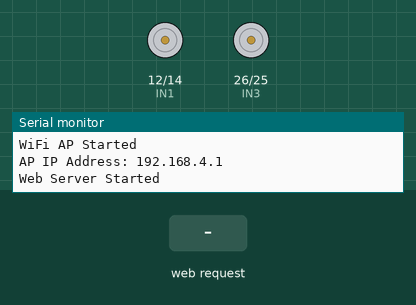
Simulated run of this sketch. Board: ESP32. Shown: motor-driver pin pairs drawn as motors (green arrow = first pin HIGH = forward, orange = second pin HIGH = backward, longer = more drive, scaled by the enable pin), the last lines printed to the serial monitor. The inputs (shaded band) are chosen by the test bench.

Above: at 1.2 s.
1.3 s: HTTP request GET /?State=F received
At 3.2 s:
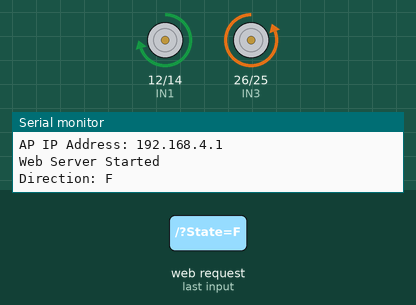
3.8 s: HTTP request GET /?State=B received
At 5.0 s:
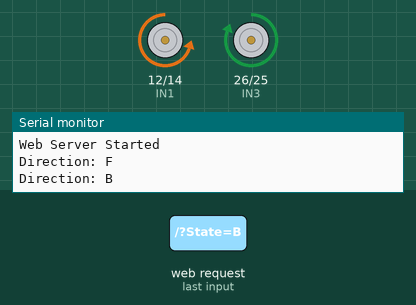
5.3 s: HTTP request GET /?State=L received
At 6.0 s:
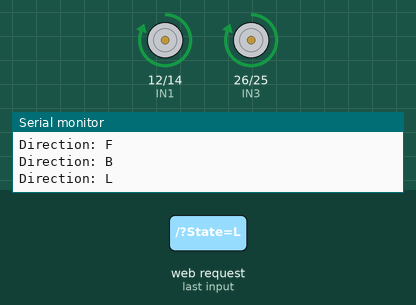
6.8 s: HTTP request GET /?State=R received
At 7.6 s:
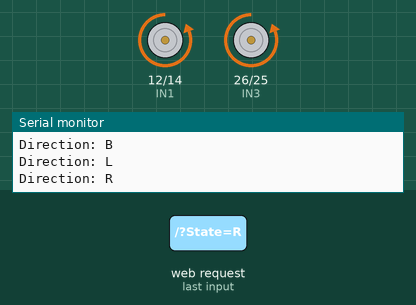
8.3 s: HTTP request GET /?Speed=F received
At 8.75 s:
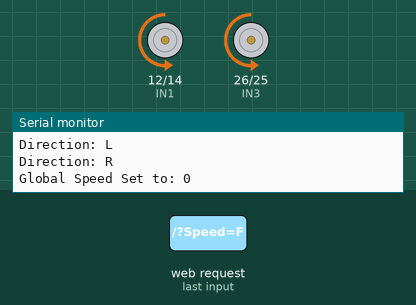
10.8 s: HTTP request GET /?State=F received
Timing chart, 0 to 13.3 s (numbered marks = the images above; inputs shaded):
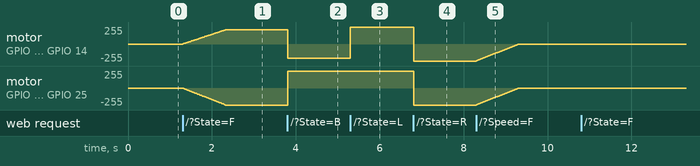

Measured:
- after the input at 1.3 s, motor on GPIO 12 (IN1) / GPIO 14 (IN2): moves from stopped to forward 214/255 over 1.0 s, starting at once; motor on GPIO 26 (IN3) / GPIO 25 (IN4): moves from stopped to backward 255/255 over 1.0 s, starting at once
- after the input at 3.8 s, motor on GPIO 12 (IN1) / GPIO 14 (IN2): forward 214/255 → backward 214/255 at once; motor on GPIO 26 (IN3) / GPIO 25 (IN4): backward 255/255 → forward 255/255 at once
- after the input at 5.3 s, motor on GPIO 12 (IN1) / GPIO 14 (IN2): backward 214/255 → forward 255/255 at once
- after the input at 6.8 s, motor on GPIO 12 (IN1) / GPIO 14 (IN2), motor on GPIO 26 (IN3) / GPIO 25 (IN4): forward 255/255 → backward 255/255 at once
- after the input at 8.3 s, motor on GPIO 12 (IN1) / GPIO 14 (IN2), motor on GPIO 26 (IN3) / GPIO 25 (IN4): moves from backward 255/255 to stopped over 1.0 s, starting at once

The sketch:

RoboRacercalib.ino
```cpp
#include <WiFi.h>
#include <WebServer.h>

// ================= MOTOR PINS =================
int ENA = 13;
int IN1 = 12;
int IN2 = 14;
int ENB = 27;
int IN3 = 26;
int IN4 = 25;
// ================= WIFI ACCESS POINT =================
const char* ssid = "ROBOT122";
const char* password = "12345678";

WebServer server(80);

// ================= SPEED VARIABLES =================
int sliderSpeed = 255;  // Core speed variable from your single MIT App slider
int currentSpeed = 0;   // System speed variable used for ramping
const int accelStep = 5;

String targetDirection = "S";

// ================= MOTOR CONTROL =================
void setMotor(String dir, int speedLeft, int speedRight) {

  // -------- FORWARD --------
  if (dir == "F") {
    digitalWrite(IN1, HIGH);
    digitalWrite(IN2, LOW);
    digitalWrite(IN3, LOW);
    digitalWrite(IN4, HIGH);
  }
  // -------- BACKWARD --------
  else if (dir == "B") {
    digitalWrite(IN1, LOW);
    digitalWrite(IN2, HIGH);
    digitalWrite(IN3, HIGH);
    digitalWrite(IN4, LOW);
  }
  // -------- LEFT --------
  else if (dir == "L") {
    digitalWrite(IN1, HIGH);
    digitalWrite(IN2, LOW);
    digitalWrite(IN3, HIGH);
    digitalWrite(IN4, LOW);
  }
  // -------- RIGHT --------
  else if (dir == "R") {
    digitalWrite(IN1, LOW);
    digitalWrite(IN2, HIGH);
    digitalWrite(IN3, LOW);
    digitalWrite(IN4, HIGH);
  }
  // -------- STOP --------
  else {
    digitalWrite(IN1, LOW);
    digitalWrite(IN2, LOW);
    digitalWrite(IN3, LOW);
    digitalWrite(IN4, LOW);
    speedLeft = 0;
    speedRight = 0;
  }

  // PWM SPEED CONTROL (Sends custom calculated speeds to each channel)
  ledcWrite(ENA, speedLeft);
  ledcWrite(ENB, speedRight);
}

// ================= HANDLE WEB REQUEST =================
void handleCommand() {

  // DIRECTION
  if (server.hasArg("State")) {
    targetDirection = server.arg("State");
    Serial.print("Direction: ");
    Serial.println(targetDirection);
  }

  // SPEED (Matches your current MIT App Inventor setup perfectly)
  if (server.hasArg("Speed")) {
    sliderSpeed = constrain(server.arg("Speed").toInt(), 0, 255);
    Serial.print("Global Speed Set to: ");
    Serial.println(sliderSpeed);
  }

  server.send(200, "text/plain", "OK");
}

// ================= SETUP =================
void setup() {
  Serial.begin(115200);

  // MOTOR PINS
  pinMode(IN1, OUTPUT);
  pinMode(IN2, OUTPUT);
  pinMode(IN3, OUTPUT);
  pinMode(IN4, OUTPUT);

  // ================= PWM SETUP (ESP32 CORE 3.x STYLE) =================
  ledcAttach(ENA, 20000, 8);
  ledcAttach(ENB, 20000, 8);

  // ================= CREATE WIFI ACCESS POINT =================
  WiFi.softAP(ssid, password);

  Serial.println();
  Serial.println("WiFi AP Started");
  Serial.print("AP IP Address: ");
  Serial.println(WiFi.softAPIP());

  // ================= WEB SERVER =================
  server.on("/", handleCommand);
  server.begin();

  Serial.println("Web Server Started");
}

// ================= MAIN LOOP =================
void loop() {
  server.handleClient();

  // STOP should gradually reduce speed to 0
  int targetSpeed = (targetDirection == "S") ? 0 : sliderSpeed;

  // SMOOTH ACCELERATION
  if (currentSpeed < targetSpeed) {
    currentSpeed += accelStep;
  }
  // SMOOTH DECELERATION
  else if (currentSpeed > targetSpeed) {
    currentSpeed -= accelStep;
  }
  currentSpeed = constrain(currentSpeed, 0, 255);

  // =======================================================================
  // INDIVIDUAL MOTOR CALIBRATION OPTIONS
  // Change these two values (between 0 and 255) to make your robot drive straight.
  // Lower the number of whichever motor is driving "too fast".
  // =======================================================================
  int maxLeftSpeed  = 215; // Explicit option to change Left Motor max speed
  int maxRightSpeed = 255; // Explicit option to change Right Motor max speed
  // =======================================================================

  int speedLeft = currentSpeed;
  int speedRight = currentSpeed;

  // Only apply individual speed balancing limits when driving in a straight line
  if (targetDirection == "F" || targetDirection == "B") {
    speedLeft = map(currentSpeed, 0, 255, 0, maxLeftSpeed);
    speedRight = map(currentSpeed, 0, 255, 0, maxRightSpeed);
  }

  // RUN MOTORS WITH BALANCED SPEEDS
  setMotor(targetDirection, speedLeft, speedRight);

  delay(20);
}
```
